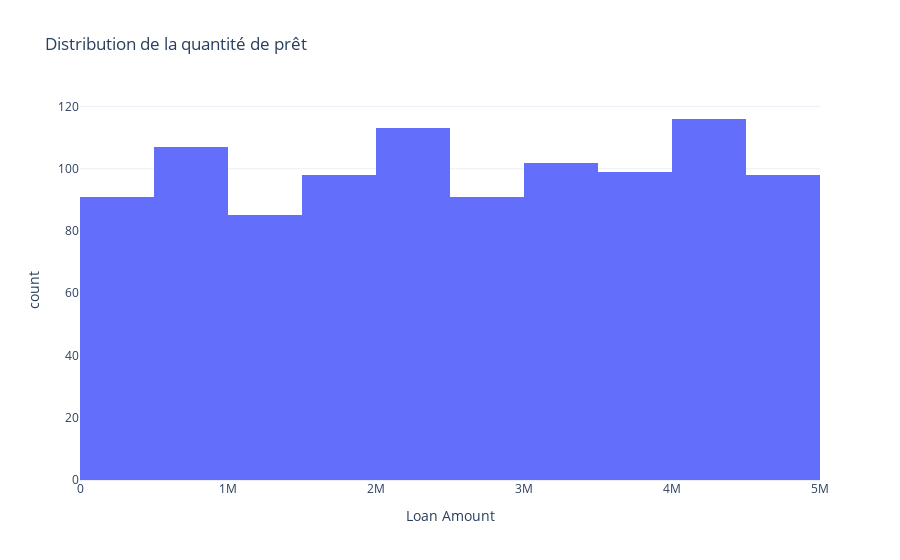

Write notebook code for a chart like this one.
### Code cell
# Histogramme des prêts
loan_amount_fig = px.histogram(data_credit_scoring, 
                               x='Loan Amount', 
                               nbins=20, 
                               title='Distribution de la quantité de prêt')
loan_amount_fig.show()

### Figure 1 — Plotly figure (JSON) as saved in the notebook; plotly's stock layout.template omitted (floating-point values rounded to 4 significant figures; data arrays with more than 128 entries replaced by an {"elided": "..."} marker saying what was removed)
{"data": [{"alignmentgroup": "True", "bingroup": "x", "hovertemplate": "Loan Amount=%{x}<br>count=%{y}<extra></extra>", "legendgroup": "", "marker": {"color": "#636efa", "pattern": {"shape": ""}}, "name": "", "nbinsx": 20, "offsetgroup": "", "orientation": "v", "showlegend": false, "type": "histogram", "x": {"elided": "1000 int values"}, "xaxis": "x", "yaxis": "y"}], "layout": {"barmode": "relative", "legend": {"tracegroupgap": 0}, "title": {"text": "Distribution de la quantité de prêt"}, "xaxis": {"anchor": "y", "domain": [0, 1], "title": {"text": "Loan Amount"}}, "yaxis": {"anchor": "x", "domain": [0, 1], "title": {"text": "count"}}}}
